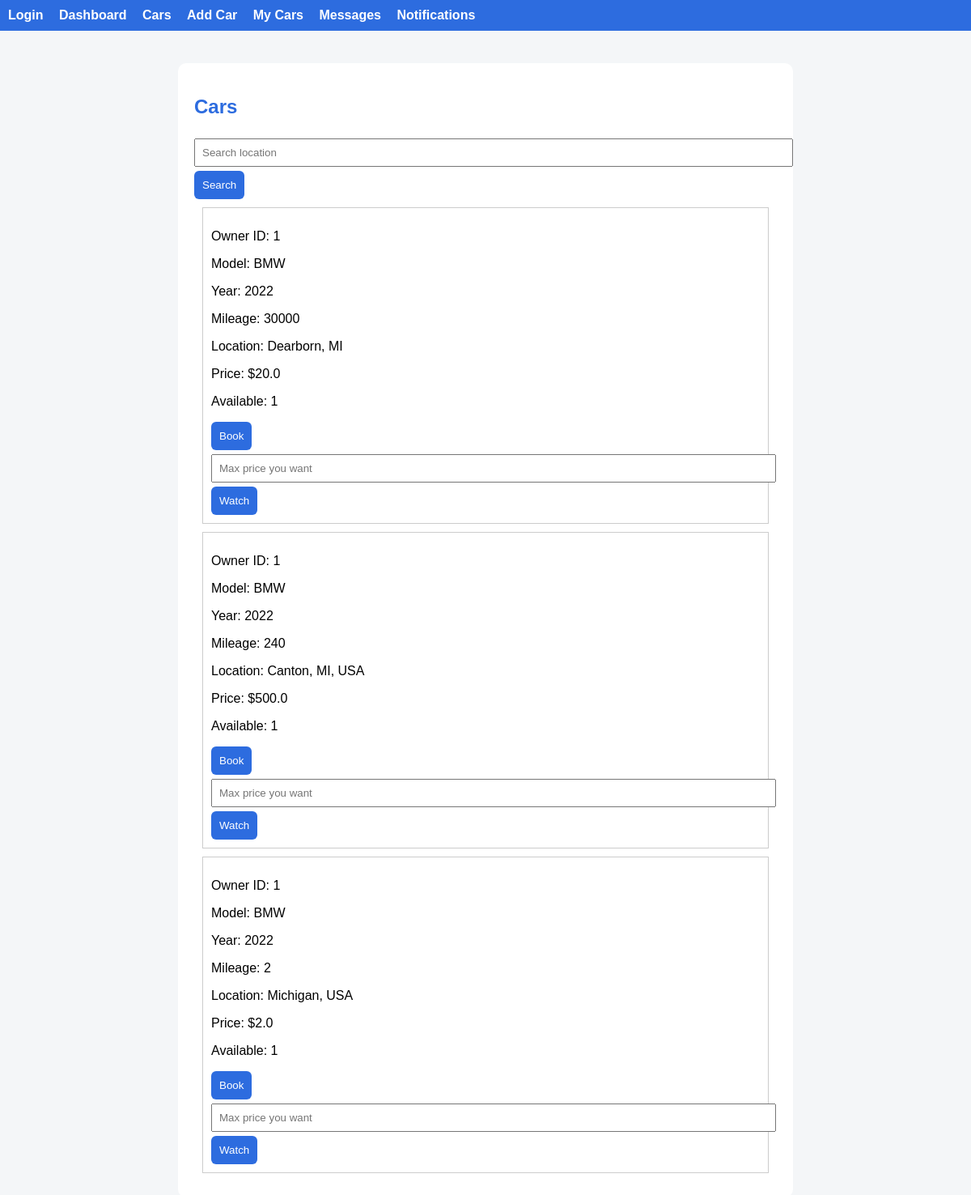
Before: /cars (signed in) with the older database file.
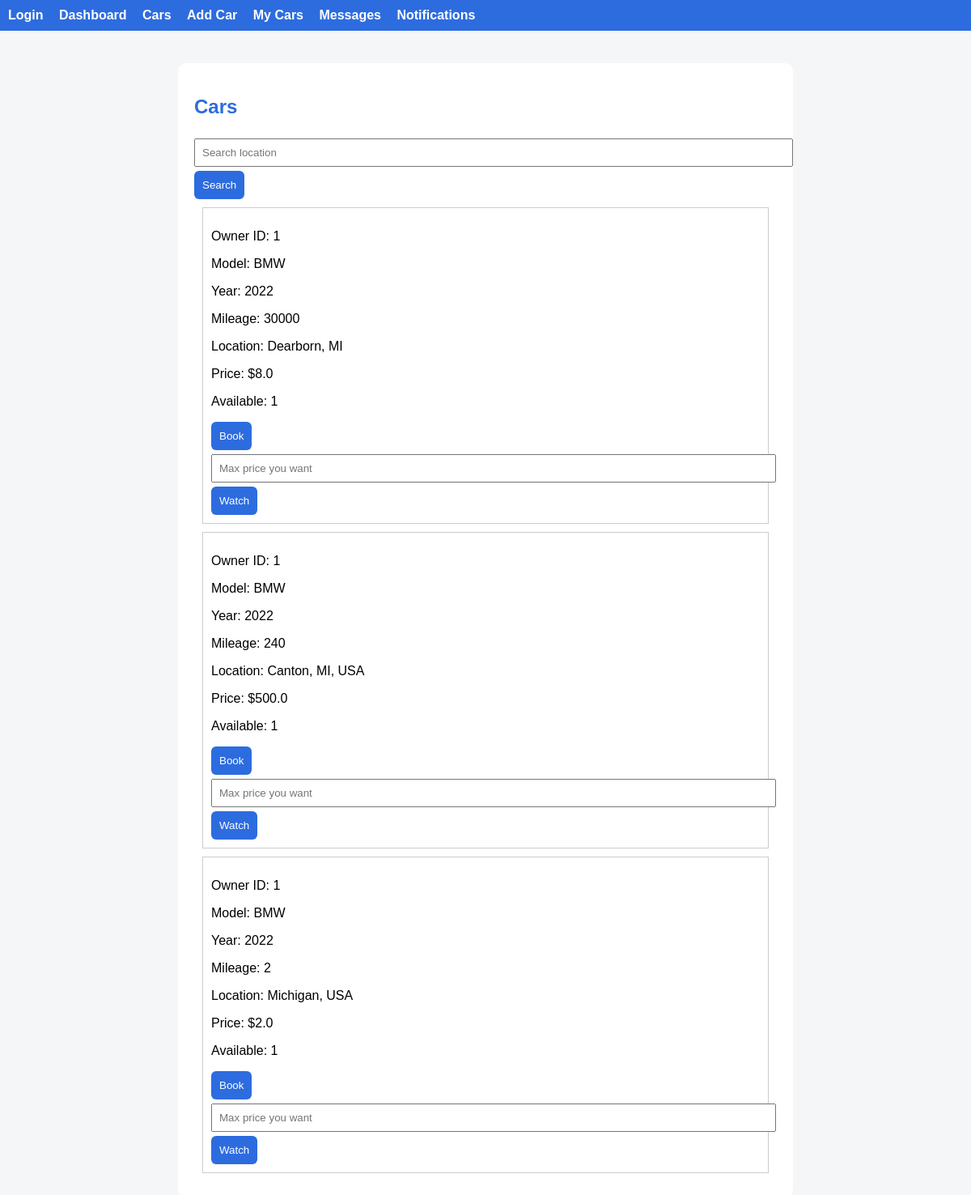
After: the same page with the newer database file.
### tables this page shows
CREATE TABLE cars (
        id INTEGER PRIMARY KEY AUTOINCREMENT,
        owner_id INTEGER,
        model TEXT,
        year INTEGER,
        mileage INTEGER,
        location TEXT,
        price REAL,
        available TEXT
    );

### app.py (the view)
@app.route("/cars", methods=["GET"])
def cars_page():
    if "user_id" not in session:
        return redirect("/login")
    location = request.args.get("location")
    if location:
        data = cars.search_by_location(location)
    else:
        data = cars.get_all_cars()
    return render_template("cars.html", cars=data)

### car_service.py (called while the page is built)
    def get_all_cars(self):
        db = get_db()
        return db.execute("SELECT * FROM cars").fetchall()

### database.py (called while the page is built)
def get_db():
    conn = sqlite3.connect(DB_NAME)
    conn.row_factory = sqlite3.Row
    return conn

### templates/cars.html
{% extends "base.html" %}
{% block content %}
<h2>Cars</h2>
<form method="GET">
    <input name="location" placeholder="Search location">
    <button type="submit">Search</button>
</form>
{% for car in cars %}
<div style="border:1px solid #ccc; padding:10px; margin:10px;">
    <p>Owner ID: {{ car.owner_id }}</p>
    <p>Model: {{ car.model }}</p>
    <p>Year: {{ car.year }}</p>
    <p>Mileage: {{ car.mileage }}</p>
    <p>Location: {{ car.location }}</p>
    <p>Price: ${{ car.price }}</p>
    <p>Available: {{ car.available }}</p>
    <a href="/book/{{ car.id }}">
        <button>Book</button>
    </a>
    <form action="/watch/{{ car.id }}" method="POST">
        <input name="max_price" placeholder="Max price you want">
        <button>Watch</button>
    </form>
</div>
{% endfor %}
{% endblock %}

Changed rows visible on the page:
changed cars "Dearborn, MI": price "20.0" → "8.0"
